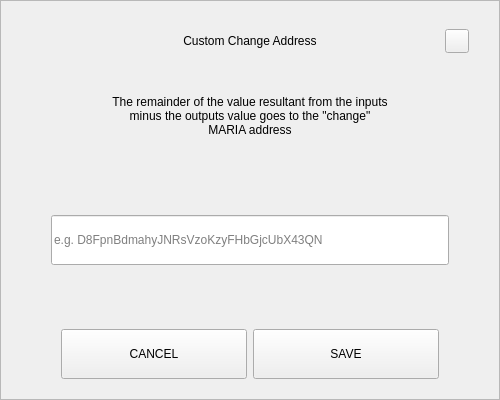
<?xml version="1.0" encoding="UTF-8"?>
<ui version="4.0">
 <class>SendChangeAddressDialog</class>
 <widget class="QDialog" name="SendChangeAddressDialog">
  <property name="geometry">
   <rect>
    <x>0</x>
    <y>0</y>
    <width>500</width>
    <height>400</height>
   </rect>
  </property>
  <property name="windowTitle">
   <string notr="true">N/A</string>
  </property>
  <layout class="QVBoxLayout" name="verticalLayout">
   <property name="spacing">
    <number>0</number>
   </property>
   <property name="leftMargin">
    <number>0</number>
   </property>
   <property name="topMargin">
    <number>0</number>
   </property>
   <property name="rightMargin">
    <number>0</number>
   </property>
   <property name="bottomMargin">
    <number>0</number>
   </property>
   <item>
    <widget class="QFrame" name="frame">
     <property name="styleSheet">
      <string notr="true"/>
     </property>
     <property name="frameShape">
      <enum>QFrame::StyledPanel</enum>
     </property>
     <property name="frameShadow">
      <enum>QFrame::Raised</enum>
     </property>
     <layout class="QVBoxLayout" name="verticalLayout_2" stretch="0,0,0,0,0,0,0">
      <property name="spacing">
       <number>0</number>
      </property>
      <property name="leftMargin">
       <number>30</number>
      </property>
      <property name="topMargin">
       <number>20</number>
      </property>
      <property name="rightMargin">
       <number>30</number>
      </property>
      <property name="bottomMargin">
       <number>20</number>
      </property>
      <item>
       <layout class="QHBoxLayout" name="horizontalLayout_3">
        <property name="spacing">
         <number>0</number>
        </property>
        <item>
         <spacer name="horizontalSpacer_2">
          <property name="orientation">
           <enum>Qt::Horizontal</enum>
          </property>
          <property name="sizeHint" stdset="0">
           <size>
            <width>40</width>
            <height>20</height>
           </size>
          </property>
         </spacer>
        </item>
        <item>
         <widget class="QLabel" name="labelTitle">
          <property name="minimumSize">
           <size>
            <width>0</width>
            <height>40</height>
           </size>
          </property>
          <property name="maximumSize">
           <size>
            <width>16777215</width>
            <height>40</height>
           </size>
          </property>
          <property name="styleSheet">
           <string notr="true">padding-left:24px;</string>
          </property>
          <property name="text">
           <string>Custom Change Address</string>
          </property>
          <property name="alignment">
           <set>Qt::AlignCenter</set>
          </property>
          <property name="margin">
           <number>7</number>
          </property>
         </widget>
        </item>
        <item>
         <spacer name="horizontalSpacer">
          <property name="orientation">
           <enum>Qt::Horizontal</enum>
          </property>
          <property name="sizeHint" stdset="0">
           <size>
            <width>40</width>
            <height>20</height>
           </size>
          </property>
         </spacer>
        </item>
        <item>
         <widget class="QPushButton" name="btnEsc">
          <property name="minimumSize">
           <size>
            <width>24</width>
            <height>24</height>
           </size>
          </property>
          <property name="maximumSize">
           <size>
            <width>24</width>
            <height>24</height>
           </size>
          </property>
          <property name="focusPolicy">
           <enum>Qt::NoFocus</enum>
          </property>
          <property name="text">
           <string/>
          </property>
         </widget>
        </item>
       </layout>
      </item>
      <item>
       <spacer name="verticalSpacer_2">
        <property name="orientation">
         <enum>Qt::Vertical</enum>
        </property>
        <property name="sizeType">
         <enum>QSizePolicy::Fixed</enum>
        </property>
        <property name="sizeHint" stdset="0">
         <size>
          <width>20</width>
          <height>20</height>
         </size>
        </property>
       </spacer>
      </item>
      <item alignment="Qt::AlignHCenter">
       <widget class="QLabel" name="labelMessage">
        <property name="minimumSize">
         <size>
          <width>0</width>
          <height>70</height>
         </size>
        </property>
        <property name="text">
         <string>The remainder of the value resultant from the inputs minus the outputs value goes to the &quot;change&quot; MARIA address</string>
        </property>
        <property name="alignment">
         <set>Qt::AlignCenter</set>
        </property>
        <property name="wordWrap">
         <bool>true</bool>
        </property>
       </widget>
      </item>
      <item>
       <spacer name="verticalSpacer_3">
        <property name="orientation">
         <enum>Qt::Vertical</enum>
        </property>
        <property name="sizeHint" stdset="0">
         <size>
          <width>20</width>
          <height>40</height>
         </size>
        </property>
       </spacer>
      </item>
      <item>
       <layout class="QHBoxLayout" name="horizontalLayout_2">
        <property name="spacing">
         <number>0</number>
        </property>
        <property name="leftMargin">
         <number>20</number>
        </property>
        <property name="rightMargin">
         <number>20</number>
        </property>
        <item>
         <widget class="QLineEdit" name="lineEditAddress">
          <property name="minimumSize">
           <size>
            <width>0</width>
            <height>50</height>
           </size>
          </property>
          <property name="placeholderText">
           <string notr="true">e.g. D8FpnBdmahyJNRsVzoKzyFHbGjcUbX43QN</string>
          </property>
         </widget>
        </item>
       </layout>
      </item>
      <item>
       <spacer name="verticalSpacer">
        <property name="orientation">
         <enum>Qt::Vertical</enum>
        </property>
        <property name="sizeHint" stdset="0">
         <size>
          <width>20</width>
          <height>40</height>
         </size>
        </property>
       </spacer>
      </item>
      <item>
       <layout class="QHBoxLayout" name="horizontalLayout" stretch="2,2">
        <property name="spacing">
         <number>6</number>
        </property>
        <property name="leftMargin">
         <number>30</number>
        </property>
        <property name="rightMargin">
         <number>30</number>
        </property>
        <item>
         <widget class="QPushButton" name="btnCancel">
          <property name="minimumSize">
           <size>
            <width>180</width>
            <height>50</height>
           </size>
          </property>
          <property name="focusPolicy">
           <enum>Qt::NoFocus</enum>
          </property>
          <property name="text">
           <string>CANCEL</string>
          </property>
         </widget>
        </item>
        <item>
         <widget class="QPushButton" name="btnSave">
          <property name="minimumSize">
           <size>
            <width>180</width>
            <height>50</height>
           </size>
          </property>
          <property name="focusPolicy">
           <enum>Qt::NoFocus</enum>
          </property>
          <property name="text">
           <string>SAVE</string>
          </property>
         </widget>
        </item>
       </layout>
      </item>
     </layout>
    </widget>
   </item>
  </layout>
 </widget>
 <resources/>
 <connections/>
</ui>
